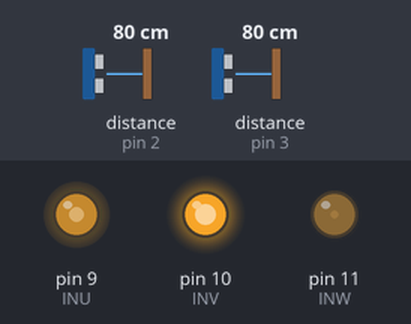
Bench run of a sketch on a simulated Arduino Uno, built with avr-gcc and run on an emulated ATmega328P. On the bench: output pins drawn as LEDs (lit = HIGH). Wiring (inferred from the names in the program): 2 × range finder with pulse-width output: data pin 2 / data pin 3. The inputs (shaded band) are chosen by the test bench; at power-on: distance to the obstacle (sensors on pin 2, pin 3) 80 cm. What the sketch prints to the serial monitor is not drawn.

Above: at 1.2 s.
1.3 s: distance to the obstacle (sensor on pin 2) set to 299 cm
4.3 s: distance to the obstacle (sensor on pin 3) set to 18 cm
7.3 s: distance to the obstacle (sensor on pin 3) set to 4 cm
Timing chart, 0 to 10.3 s (numbered marks = the images above; inputs shaded):
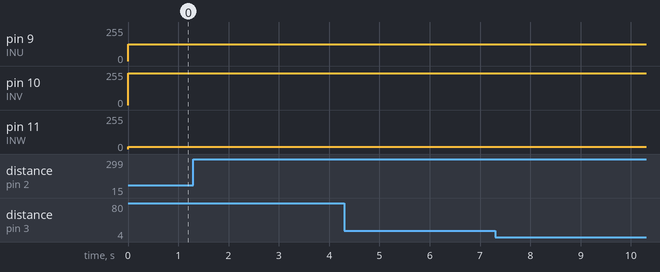

Measured:
- after the input at 1.3 s, every drawn part: stays the same
- after the input at 4.3 s, every drawn part: stays the same
- after the input at 7.3 s, every drawn part: stays the same

The sketch:

HomeFinder.ino
```cpp
/* Home Position Finder for Maxon BLDC using index of encoder
 *
 * Pin Demarcations are currently for Arduino UNO
 */

const int encoderPin1 = 2; //Encoder Output 'A' must connected with interupt pin of arduino.
const int encoderPin2 = 3; //Encoder Otput 'B' must connected with interupt pin of arduino.
const int INU = 9;
const int INV = 10;
const int INW = 11;
const int IPin = 2;
const int IinvPin = 3;

// SPWM (Sine Wave)
//const int pwmSin[] = {127, 138, 149, 160, 170, 181, 191, 200, 209, 217, 224, 231, 237, 242, 246, 250, 252, 254, 254, 254, 252, 250, 246, 242, 237, 231, 224, 217, 209, 200, 191, 181, 170, 160, 149, 138, 127, 116, 105, 94, 84, 73, 64, 54, 45, 37, 30, 23, 17, 12, 8, 4, 2, 0, 0, 0, 2, 4, 8, 12, 17, 23, 30, 37, 45, 54, 64, 73, 84, 94, 105, 116 };
//Every angle
const int pwmSin[] = {127, 129, 131, 134, 136, 138, 140, 143, 145, 147, 149, 151, 154, 156, 158, 160, 162, 164, 166, 169, 171, 173, 175, 177, 179, 181, 183, 185, 187, 189, 191, 193, 195, 196, 198, 200, 202, 204, 205, 207, 209, 211, 212, 214, 216, 217, 219, 220, 222, 223, 225, 226, 227, 229, 230, 231, 233, 234, 235, 236, 237, 239, 240, 241, 242, 243, 243, 244, 245, 246, 247, 248, 248, 249, 250, 250, 251, 251, 252, 252, 253, 253, 253, 254, 254, 254, 254, 254, 254, 254, 255, 254, 254, 254, 254, 254, 254, 254, 253, 253, 253, 252, 252, 251, 251, 250, 250, 249, 248, 248, 247, 246, 245, 244, 243, 243, 242, 241, 240, 239, 237, 236, 235, 234, 233, 231, 230, 229, 227, 226, 225, 223, 222, 220, 219, 217, 216, 214, 212, 211, 209, 207, 205, 204, 202, 200, 198, 196, 195, 193, 191, 189, 187, 185, 183, 181, 179, 177, 175, 173, 171, 169, 166, 164, 162, 160, 158, 156, 154, 151, 149, 147, 145, 143, 140, 138, 136, 134, 131, 129, 127, 125, 123, 120, 118, 116, 114, 111, 109, 107, 105, 103, 100, 98, 96, 94, 92, 90, 88, 85, 83, 81, 79, 77, 75, 73, 71, 69, 67, 65, 63, 61, 59, 58, 56, 54, 52, 50, 49, 47, 45, 43, 42, 40, 38, 37, 35, 34, 32, 31, 29, 28, 27, 25, 24, 23, 21, 20, 19, 18, 17, 15, 14, 13, 12, 11, 11, 10, 9, 8, 7, 6, 6, 5, 4, 4, 3, 3, 2, 2, 1, 1, 1, 0, 0, 0, 0, 0, 0, 0,0 ,0 ,0 ,0 , 0, 0, 0, 0, 1, 1, 1, 2, 2, 3, 3, 4, 4, 5, 6, 6, 7, 8, 9, 10, 11, 11, 12, 13, 14, 15, 17, 18, 19, 20, 21, 23, 24, 25, 27, 28, 29, 31, 32, 34, 35, 37, 38, 40, 42, 43, 45, 47, 49, 50, 52, 54, 56, 58, 59, 61, 63, 65, 67, 69, 71, 73, 75, 77, 79, 81, 83, 85, 88, 90, 92, 94, 96, 98, 100, 103, 105, 107, 109, 111, 114, 116, 118, 120, 123, 125, 127};
// Every half angle
//const int pwmSin[] = {127,128,129,130,131,133,134,135,136,137,138,139,140,141,143,144,145,146,147,148,149,150,151,152,154,155,156,157,158,159,160,161,162,163,164,165,166,167,169,170,171,172,173,174,175,176,177,178,179,180,181,182,183,184,185,186,187,188,189,190,191,192,193,194,195,196,196,197,198,199,200,201,202,203,204,205,205,206,207,208,209,210,211,211,212,213,214,215,216,216,217,218,219,219,220,221,222,222,223,224,225,225,226,227,227,228,229,229,230,231,231,232,233,233,234,235,235,236,236,237,237,238,239,239,240,240,241,241,242,242,243,243,243,244,244,245,245,246,246,246,247,247,248,248,248,249,249,249,250,250,250,250,251,251,251,251,252,252,252,252,253,253,253,253,253,253,254,254,254,254,254,254,254,254,254,254,254,254,254,254,255,254,254,254,254,254,254,254,254,254,254,254,254,254,254,253,253,253,253,253,253,252,252,252,252,251,251,251,251,250,250,250,250,249,249,249,248,248,248,247,247,246,246,246,245,245,244,244,243,243,243,242,242,241,241,240,240,239,239,238,237,237,236,236,235,235,234,233,233,232,231,231,230,229,229,228,227,227,226,225,225,224,223,222,222,221,220,219,219,218,217,216,216,215,214,213,212,211,211,210,209,208,207,206,205,205,204,203,202,201,200,199,198,197,196,196,195,194,193,192,191,190,189,188,187,186,185,184,183,182,181,180,179,178,177,176,175,174,173,172,171,170,169,167,166,165,164,163,162,161,160,159,158,157,156,155,154,152,151,150,149,148,147,146,145,144,143,141,140,139,138,137,136,135,134,133,131,130,129,128,127,126,125,124,123,121,120,119,118,117,116,115,114,113,111,110,109,108,107,106,105,104,103,102,100,99,98,97,96,95,94,93,92,91,90,89,88,87,85,84,83,82,81,80,79,78,77,76,75,74,73,72,71,70,69,68,67,66,65,64,63,62,61,60,59,58,58,57,56,55,54,53,52,51,50,49,49,48,47,46,45,44,43,43,42,41,40,39,38,38,37,36,35,35,34,33,32,32,31,30,29,29,28,27,27,26,25,25,24,23,23,22,21,21,20,19,19,18,18,17,17,16,15,15,14,14,13,13,12,12,11,11,11,10,10,9,9,8,8,8,7,7,6,6,6,5,5,5,4,4,4,4,3,3,3,3,2,2,2,2,1,1,1,1,1,1,0,0,0,0,0,0,0,0,0,0,0,0,0,0,0,0,0,0,0,0,0,0,0,0,0,0,0,0,0,1,1,1,1,1,1,2,2,2,2,3,3,3,3,4,4,4,4,5,5,5,6,6,6,7,7,8,8,8,9,9,10,10,11,11,11,12,12,13,13,14,14,15,15,16,17,17,18,18,19,19,20,21,21,22,23,23,24,25,25,26,27,27,28,29,29,30,31,32,32,33,34,35,35,36,37,38,38,39,40,41,42,43,43,44,45,46,47,48,49,49,50,51,52,53,54,55,56,57,58,58,59,60,61,62,63,64,65,66,67,68,69,70,71,72,73,74,75,76,77,78,79,80,81,82,83,84,85,87,88,89,90,91,92,93,94,95,96,97,98,99,100,102,103,104,105,106,107,108,109,110,111,113,114,115,116,117,118,119,120,121,123,124,125,126,127};


/// SVPWM (Space Vector Wave)
//const int pwmSin[] = {128, 147, 166, 185, 203, 221, 238, 243, 248, 251, 253, 255, 255, 255, 253, 251, 248, 243, 238, 243, 248, 251, 253, 255, 255, 255, 253, 251, 248, 243, 238, 221, 203, 185, 166, 147, 128, 109, 90, 71, 53, 35, 18, 13, 8, 5, 3, 1, 1, 1, 3, 5, 8, 13, 18, 13, 8, 5, 3, 1, 1, 1, 3, 5, 8, 13, 18, 35, 53, 71, 90, 109};
//const int pwmSin[] = {128, 132, 136, 140, 143, 147, 151, 155, 159, 162, 166, 170, 174, 178, 181, 185, 189, 192, 196, 200, 203, 207, 211, 214, 218, 221, 225, 228, 232, 235, 238, 239, 240, 241, 242, 243, 244, 245, 246, 247, 248, 248, 249, 250, 250, 251, 252, 252, 253, 253, 253, 254, 254, 254, 255, 255, 255, 255, 255, 255, 255, 255, 255, 255, 255, 255, 255, 254, 254, 254, 253, 253, 253, 252, 252, 251, 250, 250, 249, 248, 248, 247, 246, 245, 244, 243, 242, 241, 240, 239, 238, 239, 240, 241, 242, 243, 244, 245, 246, 247, 248, 248, 249, 250, 250, 251, 252, 252, 253, 253, 253, 254, 254, 254, 255, 255, 255, 255, 255, 255, 255, 255, 255, 255, 255, 255, 255, 254, 254, 254, 253, 253, 253, 252, 252, 251, 250, 250, 249, 248, 248, 247, 246, 245, 244, 243, 242, 241, 240, 239, 238, 235, 232, 228, 225, 221, 218, 214, 211, 207, 203, 200, 196, 192, 189, 185, 181, 178, 174, 170, 166, 162, 159, 155, 151, 147, 143, 140, 136, 132, 128, 124, 120, 116, 113, 109, 105, 101, 97, 94, 90, 86, 82, 78, 75, 71, 67, 64, 60, 56, 53, 49, 45, 42, 38, 35, 31, 28, 24, 21, 18, 17, 16, 15, 14, 13, 12, 11, 10, 9, 8, 8, 7, 6, 6, 5, 4, 4, 3, 3, 3, 2, 2, 2, 1, 1, 1, 1, 1, 1, 1, 1, 1, 1, 1, 1, 1, 2, 2, 2, 3, 3, 3, 4, 4, 5, 6, 6, 7, 8, 8, 9, 10, 11, 12, 13, 14, 15, 16, 17, 18, 17, 16, 15, 14, 13, 12, 11, 10, 9, 8, 8, 7, 6, 6, 5, 4, 4, 3, 3, 3, 2, 2, 2, 1, 1, 1, 1, 1, 1, 1, 1, 1, 1, 1, 1, 1, 2, 2, 2, 3, 3, 3, 4, 4, 5, 6, 6, 7, 8, 8, 9, 10, 11, 12, 13, 14, 15, 16, 17, 18, 21, 24, 28, 31, 35, 38, 42, 45, 49, 53, 56, 60, 64, 67, 71, 75, 78, 82, 86, 90, 94, 97, 101, 105, 109, 113, 116, 120, 124};

int currentStepU;
int currentStepV;
int currentStepW;
int sineArraySize;
int increment = 0;

volatile int lastEncoded = 0; // Here updated value of encoder store.
volatile long encoderValue = 0; // Raw encoder value
int lastMSB = 0;
int lastLSB = 0;

void setup() {
  Serial.begin(9600); //initialize serial comunication

  setPwmFrequency(INU); // Increase PWM frequency to 32 kHz  (make unaudible)
  setPwmFrequency(INV);
  setPwmFrequency(INW);

  pinMode(INU, OUTPUT);
  pinMode(INV, OUTPUT);
  pinMode(INW, OUTPUT);

  sineArraySize = sizeof(pwmSin)/sizeof(int); // Find lookup table size
  int phaseShift = sineArraySize / 3;         // Find phase shift and initial A, B C phase values
  currentStepU = 0;
  currentStepV = currentStepU + phaseShift;
  currentStepW = currentStepV + phaseShift;
  sineArraySize--; // Convert from array Size to last PWM array number

  pinMode(IPin, INPUT_PULLUP);
  pinMode(IinvPin, INPUT_PULLUP);
  attachInterrupt(0, indexEncoder, CHANGE);
  attachInterrupt(1, indexEncoder, CHANGE);
  digitalWrite(13, LOW);
}

void loop() {
  analogWrite(INU, pwmSin[currentStepU]);
  analogWrite(INV, pwmSin[currentStepV]);
  analogWrite(INW, pwmSin[currentStepW]);

  currentStepU = currentStepU + increment;
  currentStepV = currentStepV + increment;
  currentStepW = currentStepW + increment;

  //Check for lookup table overflow and return to opposite end if necessary
  if(currentStepU > sineArraySize)  currentStepU = 0;
  if(currentStepU < 0)  currentStepU = sineArraySize;

  if(currentStepV > sineArraySize)  currentStepV = 0;
  if(currentStepV < 0)  currentStepV = sineArraySize;

  if(currentStepW > sineArraySize)  currentStepW = 0;
  if(currentStepW < 0) currentStepW = sineArraySize;

  increment = 1;

  encoderValue++;

  Serial.print(encoderValue);
  Serial.print(", ");
  Serial.print(digitalRead(IPin));
  Serial.print(", ");
  Serial.print(digitalRead(IinvPin));
  Serial.print(", ");
  Serial.println(increment);
  delay(50);
}

void indexEncoder(){
  increment = 0;
  digitalWrite(13, HIGH);
  delay(1000);
}

void setPwmFrequency(int pin) {
  if(pin == 5 || pin == 6 || pin == 9 || pin == 10) {
    if(pin == 5 || pin == 6) {
      TCCR0B = TCCR0B & 0b11111000 | 0x01;
    } else {
      TCCR1B = TCCR1B & 0b11111000 | 0x01;
    }
  }
  else if(pin == 3 || pin == 11) {
    TCCR2B = TCCR2B & 0b11111000 | 0x01;
  }
}
```
